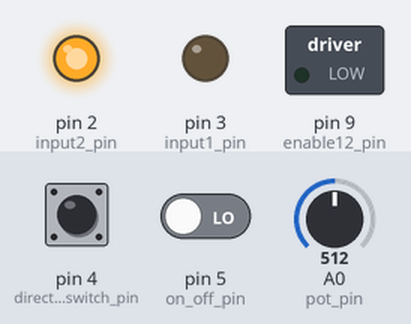
This sketch was run on a simulated Arduino Uno, built with avr-gcc and run on an emulated ATmega328P. Parts: switched loads named in the sketch (green lamp = pin HIGH), output pins drawn as LEDs (lit = HIGH). The test bench sets the inputs (shaded band); at power-on: pin 4 (direction_switch_pin) LOW, pin 5 (on_off_pin) LOW, A0 (pot_pin) = 512.

Above: at 1.2 s.
1.3 s: pin 4 (direction_switch_pin) pulled HIGH for 0.15 s
At 2.1 s:
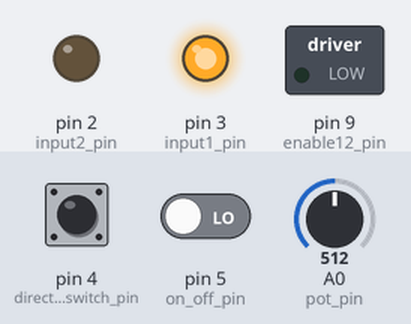
2.9 s: pin 5 (on_off_pin) driven HIGH
At 4.1 s:
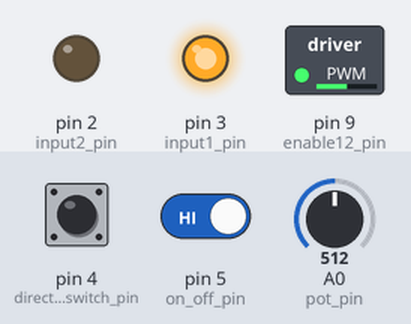
4.4 s: A0 (pot_pin) set to 716
At 5.3 s:
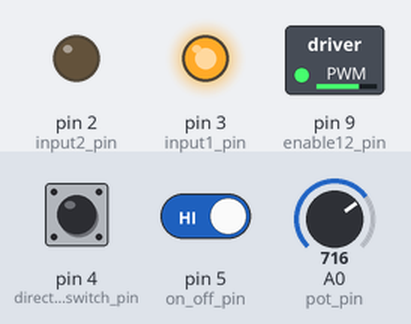
5.9 s: A0 (pot_pin) set to 900
At 6.5 s:
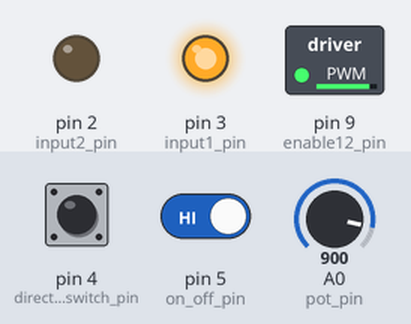
7.4 s: pin 4 (direction_switch_pin) pulled HIGH for 1 s
At 8.8 s:
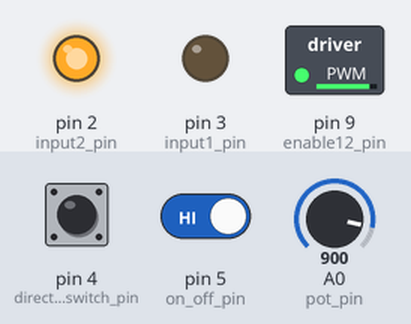
9.9 s: A0 (pot_pin) set to 511
At 10.9 s:
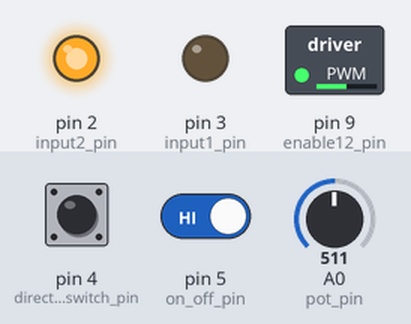
Timing chart, 0 to 12.4 s (numbered marks = the images above; inputs shaded):
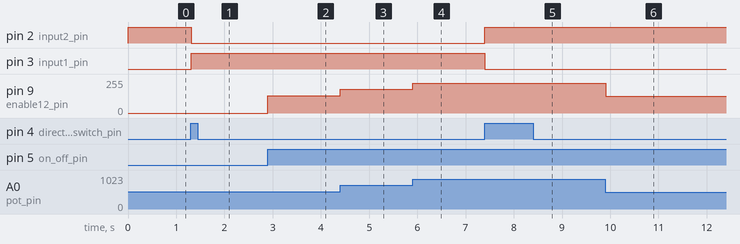

The sketch:

zoetrope.ino
```cpp
const int on_off_pin = 5;
const int direction_switch_pin = 4;
const int pot_pin = A0;
const int enable12_pin = 9;
const int input1_pin = 3;
const int input2_pin = 2;

int prevOnOffState = LOW;
int prevDirectionSwitchState = LOW;

bool isOn = false;
bool isCW = false;

void setup() {
  pinMode(on_off_pin, INPUT);
  pinMode(direction_switch_pin, INPUT);
  pinMode(enable12_pin, OUTPUT);
  pinMode(input1_pin, OUTPUT);
  pinMode(input2_pin, OUTPUT);
}

void loop() {
  int onOffState = digitalRead(on_off_pin);
  int directionSwitchState = digitalRead(direction_switch_pin);
  int motorSpeed = analogRead(pot_pin)/4;

  if (onOffState != prevOnOffState){
    if (onOffState == HIGH) isOn = !isOn;
    prevOnOffState = onOffState;
  }
  if (directionSwitchState != prevDirectionSwitchState){
    if (directionSwitchState == HIGH) isCW = !isCW;
    prevDirectionSwitchState = directionSwitchState;
  }

  if (isOn)analogWrite(enable12_pin, motorSpeed);
  else analogWrite(enable12_pin, 0);

  if (isCW){
      digitalWrite(input1_pin, HIGH);
      digitalWrite(input2_pin, LOW);
  }
  else {
      digitalWrite(input1_pin, LOW);
      digitalWrite(input2_pin, HIGH);
  }

  delay(10);
}
```

Measured:
- after the input at 1.3 s, pin 2 (input2_pin): HIGH → LOW at once; pin 3 (input1_pin): LOW → HIGH at once
- after the input at 2.9 s, pin 9 (enable12_pin): 0/255 → 128/255 at once
- after the input at 4.4 s, pin 9 (enable12_pin): 128/255 → 179/255 at once
- after the input at 5.9 s, pin 9 (enable12_pin): 179/255 → 225/255 at once
- after the input at 7.4 s, pin 2 (input2_pin): LOW → HIGH at once; pin 3 (input1_pin): HIGH → LOW at once
- after the input at 9.9 s, pin 9 (enable12_pin): 225/255 → 127/255 at once
